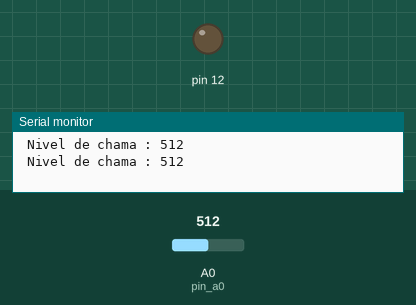
A sketch run on a simulated Arduino Uno, built with avr-gcc and run on an emulated ATmega328P. Parts: output pins drawn as LEDs (lit = HIGH), the last lines printed to the serial monitor. The inputs (shaded band) are chosen by the test bench; at power-on: A0 (pin_a0) = 512.

Above: at 10.8 s.
10.9 s: A0 (pin_a0) set to 482
At 21.3 s:
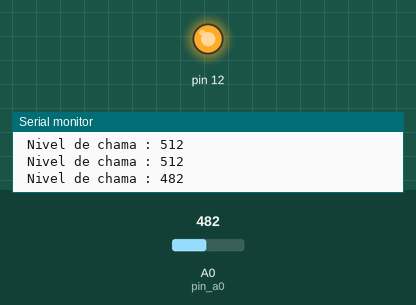
24.5 s: A0 (pin_a0) set to 510
At 25.5 s:
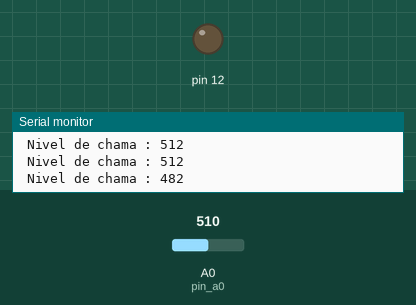
34.5 s: A0 (pin_a0) set to 490
At 43.7 s:
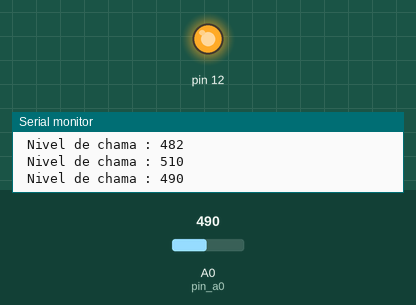
Timing chart, 0 to 47.7 s (numbered marks = the images above; inputs shaded):
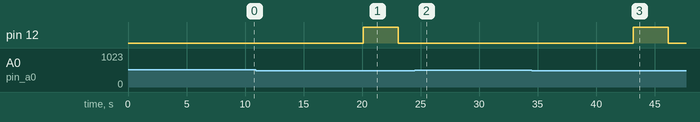

The sketch:

chamas.ino
```cpp
#include<SoftwareSerial.h>

SoftwareSerial BT (2, 3); //RX,TX

// Definicoes dos pinos ligados ao sensor
int pin_a0 = A0;

String mac = "98d3:31:308277";

int maximo = 500;

void setup()
{
  BT.begin(9600);
  Serial.begin(9600);
  pinMode(12, OUTPUT);
  digitalWrite(12, LOW);

}

void loop()
{
  /*
     SENSOR DE CHAMAS - FOGO

  */
  int nivelchama = analogRead(pin_a0);


  Serial.print(" Nivel de chama : ");
  Serial.println(nivelchama);
  BT.print(" Valor lido pelo sensor : ");
  BT.println(nivelchama);

  if (nivelchama < maximo) {
    digitalWrite(12, HIGH);
    delay(3000);
    digitalWrite(12, LOW);

  }
  delay(10000);

}
```

Measured:
- the behaviour switches between 500 and 499 on A0 (pin_a0) (found by bisection; images 0 and 1)
- after the input at 10.9 s, pin 12: LOW → HIGH after 9.2 s, → LOW 3.0 s later
- after the input at 24.5 s, pin 12: stays LOW (without the input it goes to HIGH after 8.6 s)
- after the input at 34.5 s, pin 12: LOW → HIGH after 8.7 s, → LOW 3.0 s later
